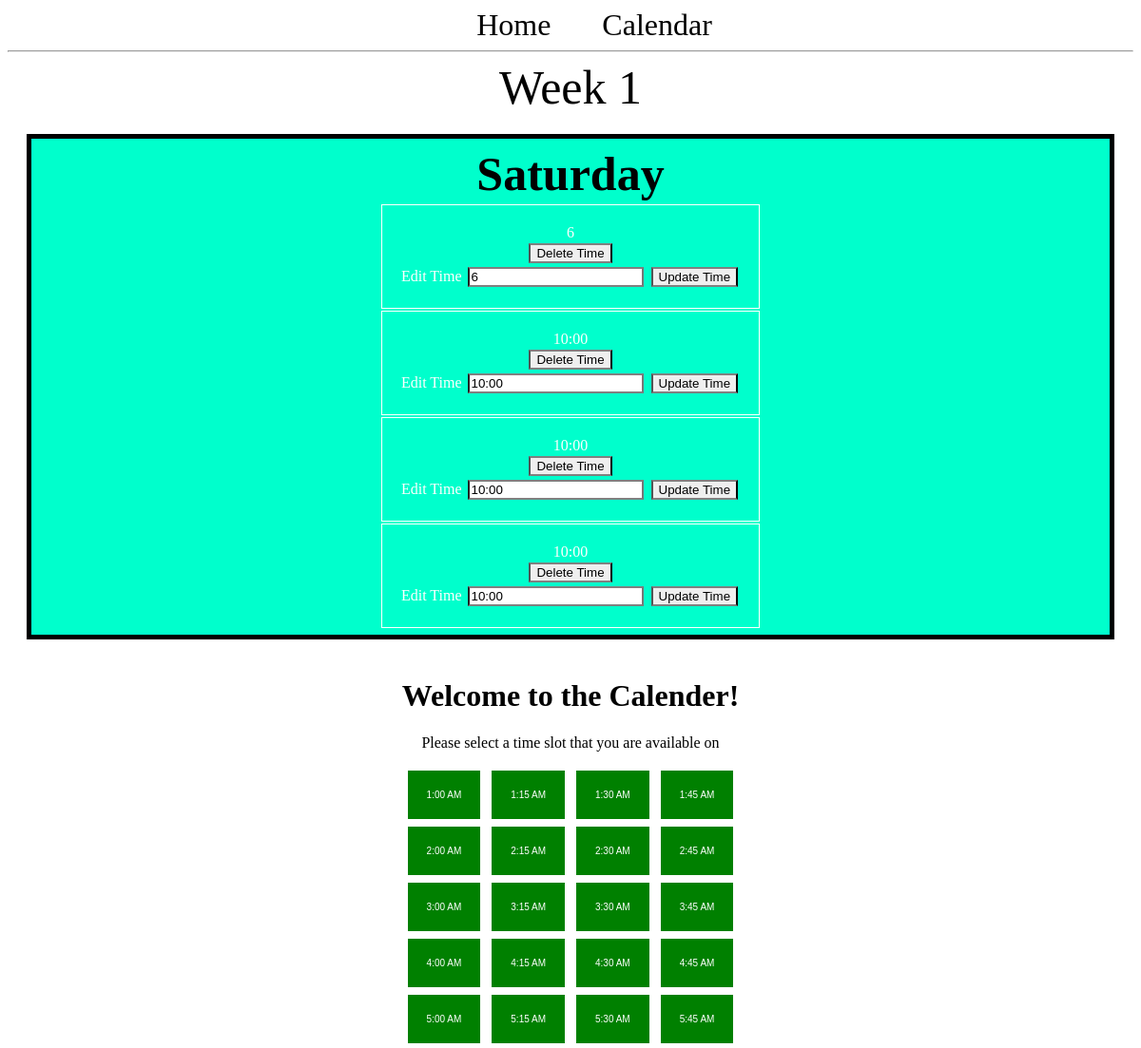
/day/6/ (upper part), run on an earlier commit of the app's database.
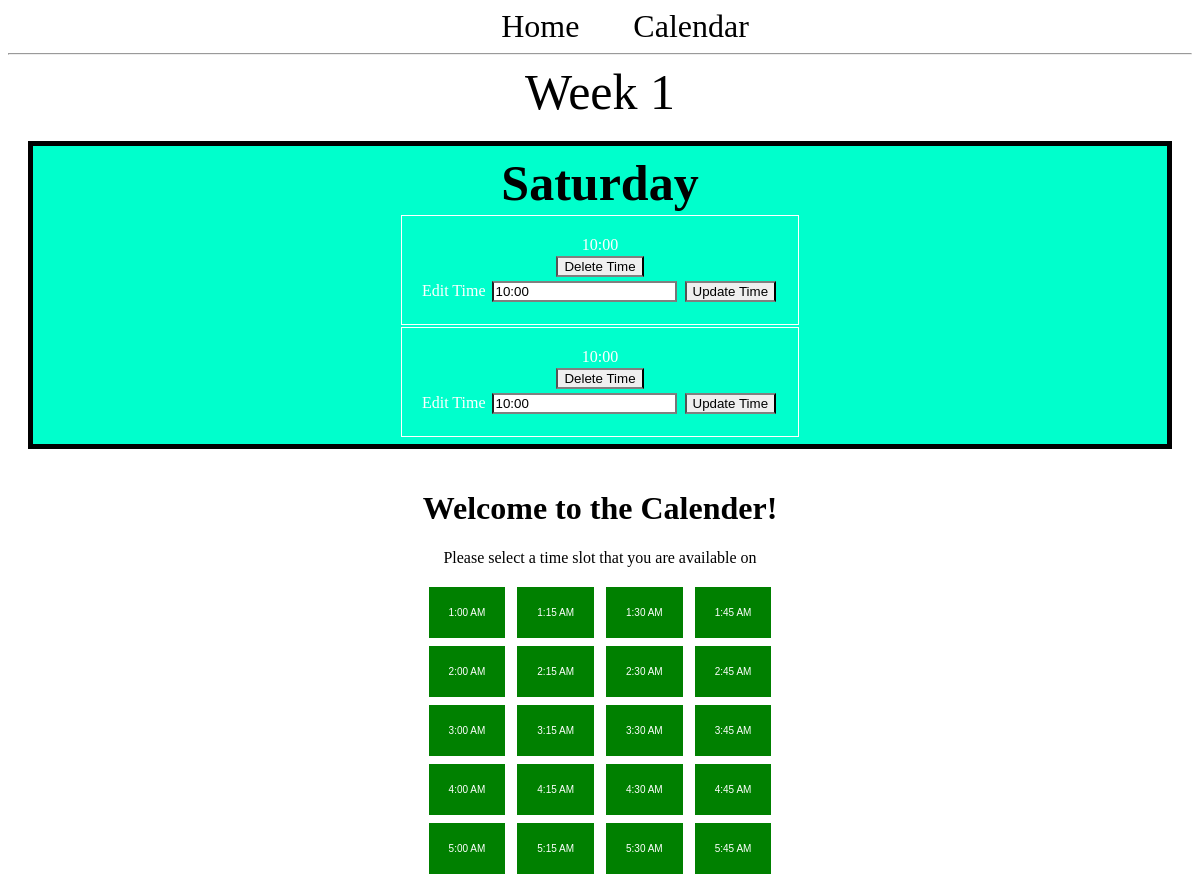
And on a later commit of the database.
### app.py (models this page shows, shortened)
class Time(db.Model):
  id = db.Column(db.Integer, primary_key=True)
  time = db.Column(db.String(100))
  day_id = db.Column(db.Integer, db.ForeignKey('day.id'))

### app.py (the view)
@app.route('/day/<int:day_id>/', methods=('GET', 'POST'))
def display_day(day_id):
  day = Day.query.get_or_404(day_id)
  if request.method == 'POST':
    time = Time(time=request.form['time'], day=day) #Needs to be updated to handle an array -SL
    db.session.add(time)
    db.session.commit()
    return redirect(url_for('display_day', day_id=day.id))
  return render_template('calendar.html', day=day)

### templates/calendar.html (shortened to what this page needs)
<!DOCTYPE html>
<html>
<head>
  <link rel="stylesheet" href="{{url_for('static', filename='base.css')}}"/>
</head>
<nav>
  <a href="/">Home</a>
  <a href="{{ url_for('index') }}">Calendar</a>
</nav>
<hr>
<head>
  <link href="{{ url_for('static', filename='./style.css') }}" rel="stylesheet" type="text/css"/>
</head>
  {% block content %}
  <span class="title"<h1>{% block title %} Week {{day.week_id}} {% endblock %}</h1></span>
  <div class="content">
    <div class="month">
      <div class="content">
          <table class="day">
            <tr>
              <th class="title">{{day.day}}</th>
            </tr>
            {% for time in day.times %}
              <tr>
                <td>
                  {{time.time}}
                  <div>
                    <form method="POST" action="{{ url_for('delete_time', time_id=time.id) }}">
                      <input type="submit" value="Delete Time" onclick="return confirm('Are you sure you want to delete this time?')">
                    </form>
                  </div>
                  <div>
                    <form method="PUT" action="{{ url_for('edit_time', time_id=time.id) }}">
                        <label for="time">Edit Time</label>
                        <input type="text" name="time" value={{time.time}} placeholder="Time"></input>
                        <input type="submit" value="Update Time"></input>
                    </form>
                  </div>
                </td>
              </tr>
            {% endfor %}
          </table>
      </div>
    </div>
  </div>
{% endblock %}
<body>
  <h1> Welcome to the Calender!</h1>
  <p> Please select a time slot that you are available on </p>
  <button id="01:00">1:00 AM</button>
  <button id="01:15">1:15 AM</button>
  <button id="01:30">1:30 AM</button>
  <button id="01:45">1:45 AM</button>
  <br>
  <button id="02:00">2:00 AM</button>
  <button id="02:15">2:15 AM</button>
  <button id="02:30">2:30 AM</button>
  <button id="02:45">2:45 AM</button>
  <br>
  <button id="03:00">3:00 AM</button>
  <button id="03:15">3:15 AM</button>
  <button id="03:30">3:30 AM</button>
  <button id="03:45">3:45 AM</button>
  <br>
  <button id="04:00">4:00 AM</button>
  <button id="04:15">4:15 AM</button>
  <button id="04:30">4:30 AM</button>
  <button id="04:45">4:45 AM</button>
  <br>
  <button id="05:00">5:00 AM</button>
  <button id="05:15">5:15 AM</button>
  <button id="05:30">5:30 AM</button>
  <button id="05:45">5:45 AM</button>
  <br>
  <br>
  <br>
  <br>
  <br>
  <br>
  <br>
  <br>
  <br>
  <br>
  <br>
  <br>
  <br>
  <br>
  <br>
  <br>
  <br>
  <br>
  <br>
  <br> <br>
  <br><br>
</body>
</html>

What changed in the data, as far as the page shows it:
removed Time: time "6"
removed Time: time "10:00"
